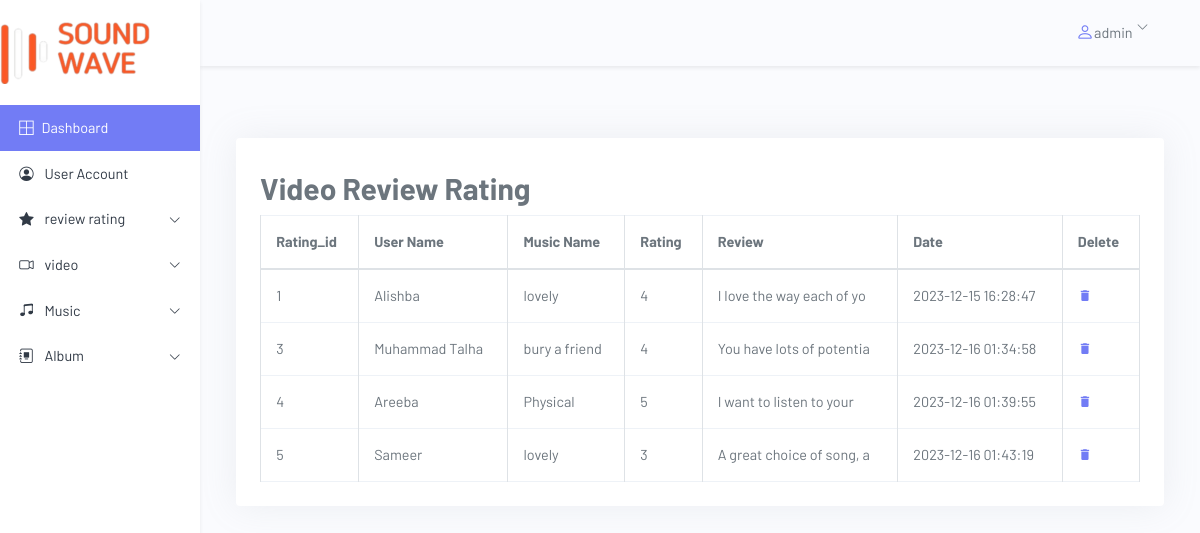
Screenshot of /admin/video_review_rating.php (signed in) with the database file from the repository.
### tables this page shows
CREATE TABLE `rating_video` (
  `rating_id` int(11) NOT NULL AUTO_INCREMENT,
  `user_name` varchar(100) DEFAULT NULL,
  `video_id` int(11) DEFAULT NULL,
  `rating` text DEFAULT NULL,
  `review` varchar(200) DEFAULT NULL,
  `date` timestamp NOT NULL DEFAULT current_timestamp(),
  PRIMARY KEY (`rating_id`),
  KEY `video_id` (`video_id`),
  CONSTRAINT `rating_video_ibfk_1` FOREIGN KEY (`video_id`) REFERENCES `video` (`video_id`)
);

CREATE TABLE `video` (
  `video_id` int(11) NOT NULL AUTO_INCREMENT,
  `name` varchar(255) DEFAULT NULL,
  `artist` varchar(255) DEFAULT NULL,
  `year` int(11) DEFAULT NULL,
  `genre` varchar(255) DEFAULT NULL,
  `description` varchar(255) DEFAULT NULL,
  `filepath` varchar(255) DEFAULT NULL,
  `trailer` varchar(255) DEFAULT NULL,
  `ctg_id` int(11) DEFAULT NULL,
  PRIMARY KEY (`video_id`),
  KEY `ctg_id` (`ctg_id`),
  CONSTRAINT `video_ibfk_1` FOREIGN KEY (`ctg_id`) REFERENCES `category` (`category_id`)
);

### admin/video_review_rating.php (the view, shortened to what this page needs)
<!DOCTYPE html>
<html lang="en">
<head>
    <link rel="stylesheet" href="https://cdn.jsdelivr.net/npm/bootstrap@4.6.0/dist/css/bootstrap.min.css">
    <link rel="stylesheet" href="https://cdn.jsdelivr.net/npm/bootstrap-icons@1.4.1/font/bootstrap-icons.css">
    <link href="assets/css/icons.min.css" rel="stylesheet" type="text/css" />
    <link href="assets/css/app.min.css" rel="stylesheet" type="text/css" id="app-style" />
</head>
<body>
<div class="col-md-3 col-lg-2 px-0 position-fixed h-100 bg-white shadow-sm sidebar" id="sidebar">
  <br>
  <img src="../frontend/dummy/nav_logo.png" alt="" >
  <br><br>
  <div class="list-group rounded-0">
    <a href="index.php" class="list-group-item list-group-item-action active border-0 d-flex align-items-center">
      <span class="bi bi-border-all"></span>
      <span class="ml-2">Dashboard</span>
    </a>
    <a href="User_Account.php" class="list-group-item list-group-item-action border-0 align-items-center">
      <span class="bi bi-person-circle"></span>
      <span class="ml-2">User Account</span>
    </a>
    <button class="list-group-item list-group-item-action border-0 d-flex justify-content-between align-items-center" data-toggle="collapse" data-target="#sale-collapse">
      <div>
        <span class="bi bi-star-fill"></span>
        <span class="ml-2">review rating</span>
      </div>
      <span class="bi bi-chevron-down small"></span>
    </button>
    <button class="list-group-item list-group-item-action border-0 d-flex justify-content-between align-items-center" data-toggle="collapse" data-target="#sale-collap">
      <div>
        <span class="bi bi-camera-video"></span>
        <span class="ml-2">video</span>
      </div>
      <span class="bi bi-chevron-down small"></span>
    </button>
    <button class="list-group-item list-group-item-action border-0 d-flex justify-content-between align-items-center" data-toggle="collapse" data-target="#purchase-collapse">
      <div>
        <span class="bi bi-music-note-beamed"></span>
        <span class="ml-2">Music</span>
      </div>
      <span class="bi bi-chevron-down small"></span>
    </button>
    <button class="list-group-item list-group-item-action border-0 d-flex justify-content-between align-items-center" data-toggle="collapse" data-target="#purchase-collapses">
      <div>
        <span class="bi bi-journal-album"></span>
        <span class="ml-2">Album</span>
      </div>
      <span class="bi bi-chevron-down small"></span>
    </button>
  </div>
</div>
    <div class="col-md-9 col-lg-10 ml-md-auto px-0 ms-md-auto">
        <nav class="w-100 d-flex px-4 py-2 mb-4 shadow-sm">
            <div class="dropdown ml-auto">
                <button class="btn py-0 d-flex align-items-center" id="logout-dropdown" data-toggle="dropdown" aria-expanded="false">
                    <span class="bi bi-person text-primary h4"></span>
                    <span>admin</span>
                    <span class="bi bi-chevron-down ml-1 mb-2 small"></span>
                </button>
            </div>
        </nav>
        <main class="p-4 min-vh-100">
            <?php
            include('include/config.php');
            ?>
            <div class="row">
                <div class="col-lg-12">
                    <div class="card">
                        <div class="card-body">
                            <h2>Video Review Rating</h2>
                            <?php
                            $sql = "select rating_id,user_name,name,rating,review,date
                            from rating_video a
                            inner join
                            video b
                            on a.video_id=b.video_id";
                            $result = mysqli_query($db, $sql) or die("Query Failed");
                            if (mysqli_num_rows($result) > 0) {
                            ?>
                                <table class="table table-bordered table-centered mb-0">
                                    <thead>
                                        <tr>
                                            <th>Rating_id</th>
                                            <th>User Name</th>
                                            <th>Music Name</th>
                                            <th>Rating</th>
                                            <th>Review</th>
                                            <th>Date</th>
                                            <th>Delete</th>
                                        </tr>
                                    </thead>
                                    <tbody>
                                        <?php while ($row = mysqli_fetch_assoc($result)) {   ?>
                                            <tr>
                                                <td class='id'><?php echo $row['rating_id']; ?> </td>
                                                <td><?php echo $row['user_name']; ?> </td>
                                                <td><?php echo substr($row['name'], 0, 25); ?> </td>
                                                <td><?php echo $row['rating']; ?> </td>
                                                <td><?php echo substr($row['review'], 0, 25); ?> </td>
                                                <td><?php echo $row['date']; ?> </td>
                                                <td class='delete'><a href='Delete_video_review.php?id=<?php echo $row['rating_id']; ?>'><i class='mdi mdi-delete'></i></a></td>
                                            </tr>
                                        <?php  } ?>
                                    </tbody>
                                </table>
                            <?php  } ?>
                        </div>
                    </div>
                </div>
            </div>
    </div>
</body>
</html>

### admin/video_review_rating.php (style rules this page uses)
body { font-family: 'Barlow', sans-serif; }
.sidebar { top: 0; left: 0; z-index: 100; overflow-y: auto; }

### rows the page displays
rating_video: rating_id "1", user_name "Alishba", video.name "lovely", rating "4", review "I love the way each of yo", date "2023-12-15 16:28:47"
rating_video: rating_id "3", user_name "Muhammad Talha", video.name "bury a friend", rating "4", review "You have lots of potentia", date "2023-12-16 01:34:58"
rating_video: rating_id "4", user_name "Areeba", video.name "Physical", rating "5", review "I want to listen to your", date "2023-12-16 01:39:55"
rating_video: rating_id "5", user_name "Sameer", video.name "lovely", rating "3", review "A great choice of song, a", date "2023-12-16 01:43:19"
